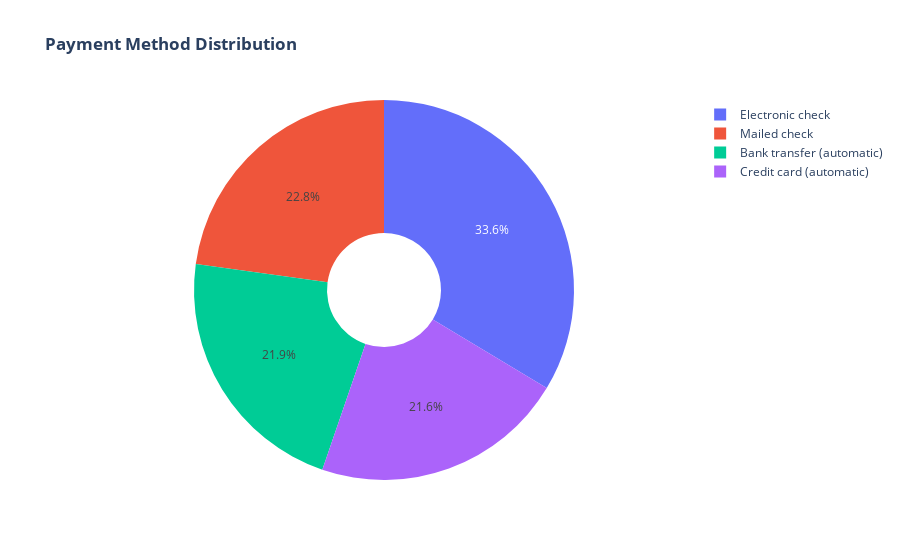

Here is the notebook cell this chart was saved with:
### Code cell
labels = dataset['PaymentMethod'].unique()
values = dataset['PaymentMethod'].value_counts()

fig = go.Figure(data=[go.Pie(labels=labels, values=values, hole=.3)])
fig.update_layout(title_text="<b>Payment Method Distribution</b>")
fig.show()

### Figure 1 — Plotly figure (JSON) as saved in the notebook; plotly's stock layout.template omitted (floating-point values rounded to 4 significant figures)
{"data": [{"hole": 0.3, "labels": ["Electronic check", "Mailed check", "Bank transfer (automatic)", "Credit card (automatic)"], "type": "pie", "values": [2365, 1604, 1542, 1521]}], "layout": {"autosize": true, "title": {"text": "<b>Payment Method Distribution</b>"}}}
